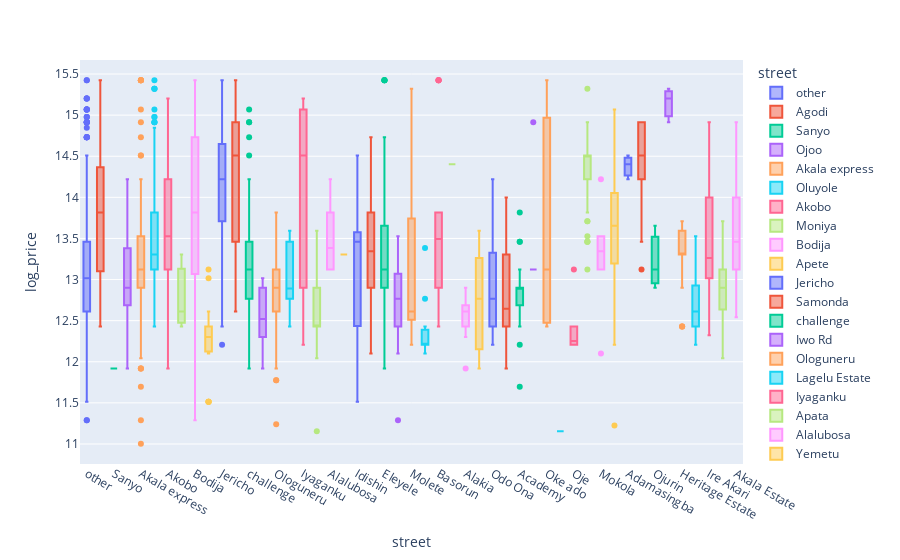

The notebook cell saved with this chart:
### Code cell
fig = px.box(df, x= 'street', y = "log_price", color = 'street')

fig.show()

### Figure 1 — Plotly figure (JSON) as saved in the notebook; plotly's stock layout.template omitted (floating-point values rounded to 4 significant figures; data arrays with more than 128 entries replaced by an {"elided": "..."} marker saying what was removed)
{"data": [{"alignmentgroup": "True", "hovertemplate": "street=%{x}<br>log_price=%{y}<extra></extra>", "legendgroup": "other", "marker": {"color": "#636efa"}, "name": "other", "notched": false, "offsetgroup": "other", "orientation": "v", "showlegend": true, "type": "box", "x": {"elided": "763 str values"}, "x0": " ", "xaxis": "x", "y": {"elided": "763 float values"}, "y0": " ", "yaxis": "y"}, {"alignmentgroup": "True", "hovertemplate": "street=%{x}<br>log_price=%{y}<extra></extra>", "legendgroup": "Agodi", "marker": {"color": "#EF553B"}, "name": "Agodi", "notched": false, "offsetgroup": "Agodi", "orientation": "v", "showlegend": true, "type": "box", "x": ["Agodi", "Agodi", "Agodi", "Agodi", "Agodi", "Agodi", "Agodi", "Agodi", "Agodi", "Agodi", "Agodi", "Agodi", "Agodi", "Agodi", "Agodi", "Agodi", "Agodi", "Agodi", "Agodi", "Agodi", "Agodi", "Agodi", "Agodi", "Agodi", "Agodi", "Agodi", "Agodi", "Agodi"], "x0": " ", "xaxis": "x", "y": [12.77, 14.91, 13.82, 13.53, 15.42, 13.82, 15.42, 13.3, 14.91, 13.82, 12.43, 14.22, 14.91, 14.51, 15.42, 13.82, 13.82, 13.53, 12.9, 12.43, 13.3, 12.43, 12.43, 13.82, 12.43, 13.82, 13.82, 13.3], "y0": " ", "yaxis": "y"}, {"alignmentgroup": "True", "hovertemplate": "street=%{x}<br>log_price=%{y}<extra></extra>", "legendgroup": "Sanyo", "marker": {"color": "#00cc96"}, "name": "Sanyo", "notched": false, "offsetgroup": "Sanyo", "orientation": "v", "showlegend": true, "type": "box", "x": ["Sanyo", "Sanyo"], "x0": " ", "xaxis": "x", "y": [11.92, 11.92], "y0": " ", "yaxis": "y"}, {"alignmentgroup": "True", "hovertemplate": "street=%{x}<br>log_price=%{y}<extra></extra>", "legendgroup": "Ojoo", "marker": {"color": "#ab63fa"}, "name": "Ojoo", "notched": false, "offsetgroup": "Ojoo", "orientation": "v", "showlegend": true, "type": "box", "x": ["Ojoo", "Ojoo", "Ojoo", "Ojoo", "Ojoo", "Ojoo", "Ojoo", "Ojoo", "Ojoo", "Ojoo", "Ojoo", "Ojoo", "Ojoo", "Ojoo", "Ojoo", "Ojoo", "Ojoo", "Ojoo", "Ojoo", "Ojoo", "Ojoo", "Ojoo", "Ojoo", "Ojoo"], "x0": " ", "xaxis": "x", "y": [12.43, 12.9, 12.9, 12.77, 12.61, 12.9, 12.43, 13.3, 12.61, 12.77, 14.08, 13.12, 13.12, 13.46, 13.46, 13.12, 13.02, 12.61, 13.59, 11.92, 12.9, 14.22, 12.9, 13.46], "y0": " ", "yaxis": "y"}, {"alignmentgroup": "True", "hovertemplate": "street=%{x}<br>log_price=%{y}<extra></extra>", "legendgroup": "Akala express", "marker": {"color": "#FFA15A"}, "name": "Akala express", "notched": false, "offsetgroup": "Akala express", "orientation": "v", "showlegend": true, "type": "box", "x": {"elided": "374 str values"}, "x0": " ", "xaxis": "x", "y": {"elided": "374 float values"}, "y0": " ", "yaxis": "y"}, {"alignmentgroup": "True", "hovertemplate": "street=%{x}<br>log_price=%{y}<extra></extra>", "legendgroup": "Oluyole", "marker": {"color": "#19d3f3"}, "name": "Oluyole", "notched": false, "offsetgroup": "Oluyole", "orientation": "v", "showlegend": true, "type": "box", "x": {"elided": "246 str values"}, "x0": " ", "xaxis": "x", "y": {"elided": "246 float values"}, "y0": " ", "yaxis": "y"}, {"alignmentgroup": "True", "hovertemplate": "street=%{x}<br>log_price=%{y}<extra></extra>", "legendgroup": "Akobo", "marker": {"color": "#FF6692"}, "name": "Akobo", "notched": false, "offsetgroup": "Akobo", "orientation": "v", "showlegend": true, "type": "box", "x": {"elided": "328 str values"}, "x0": " ", "xaxis": "x", "y": {"elided": "328 float values"}, "y0": " ", "yaxis": "y"}, {"alignmentgroup": "True", "hovertemplate": "street=%{x}<br>log_price=%{y}<extra></extra>", "legendgroup": "Moniya", "marker": {"color": "#B6E880"}, "name": "Moniya", "notched": false, "offsetgroup": "Moniya", "orientation": "v", "showlegend": true, "type": "box", "x": ["Moniya", "Moniya", "Moniya"], "x0": " ", "xaxis": "x", "y": [13.3, 12.61, 12.43], "y0": " ", "yaxis": "y"}, {"alignmentgroup": "True", "hovertemplate": "street=%{x}<br>log_price=%{y}<extra></extra>", "legendgroup": "Bodija", "marker": {"color": "#FF97FF"}, "name": "Bodija", "notched": false, "offsetgroup": "Bodija", "orientation": "v", "showlegend": true, "type": "box", "x": {"elided": "149 str values"}, "x0": " ", "xaxis": "x", "y": {"elided": "149 float values"}, "y0": " ", "yaxis": "y"}, {"alignmentgroup": "True", "hovertemplate": "street=%{x}<br>log_price=%{y}<extra></extra>", "legendgroup": "Apete", "marker": {"color": "#FECB52"}, "name": "Apete", "notched": false, "offsetgroup": "Apete", "orientation": "v", "showlegend": true, "type": "box", "x": ["Apete", "Apete", "Apete", "Apete", "Apete", "Apete", "Apete", "Apete", "Apete", "Apete", "Apete", "Apete", "Apete", "Apete", "Apete", "Apete", "Apete", "Apete", "Apete", "Apete", "Apete"], "x0": " ", "xaxis": "x", "y": [11.51, 12.13, 12.17, 12.43, 12.3, 12.43, 12.1, 11.51, 12.3, 12.43, 12.43, 11.51, 12.13, 12.17, 13.02, 13.12, 11.51, 12.61, 12.43, 12.51, 12.43], "y0": " ", "yaxis": "y"}, {"alignmentgroup": "True", "hovertemplate": "street=%{x}<br>log_price=%{y}<extra></extra>", "legendgroup": "Jericho", "marker": {"color": "#636efa"}, "name": "Jericho", "notched": false, "offsetgroup": "Jericho", "orientation": "v", "showlegend": true, "type": "box", "x": ["Jericho", "Jericho", "Jericho", "Jericho", "Jericho", "Jericho", "Jericho", "Jericho", "Jericho", "Jericho", "Jericho", "Jericho", "Jericho", "Jericho", "Jericho", "Jericho", "Jericho", "Jericho", "Jericho", "Jericho", "Jericho", "Jericho", "Jericho", "Jericho", "Jericho", "Jericho", "Jericho", "Jericho", "Jericho", "Jericho", "Jericho", "Jericho", "Jericho", "Jericho", "Jericho", "Jericho", "Jericho", "Jericho", "Jericho", "Jericho", "Jericho", "Jericho", "Jericho", "Jericho", "Jericho", "Jericho", "Jericho", "Jericho", "Jericho", "Jericho", "Jericho", "Jericho", "Jericho", "Jericho", "Jericho", "Jericho", "Jericho", "Jericho", "Jericho", "Jericho", "Jericho", "Jericho", "Jericho", "Jericho", "Jericho", "Jericho", "Jericho", "Jericho", "Jericho", "Jericho", "Jericho", "Jericho", "Jericho", "Jericho", "Jericho", "Jericho", "Jericho", "Jericho", "Jericho", "Jericho", "Jericho", "Jericho", "Jericho", "Jericho", "Jericho", "Jericho", "Jericho"], "x0": " ", "xaxis": "x", "y": [15.2, 14.08, 14.91, 14.51, 14.6, 15.2, 14.91, 13.71, 14.73, 15.2, 14.22, 14.65, 13.82, 12.61, 13.91, 14.08, 14.51, 14.73, 12.77, 14.73, 14.51, 14.73, 14.65, 14.51, 12.43, 13.71, 14.6, 14.73, 13.65, 13.53, 14.22, 14.0, 13.46, 12.61, 13.3, 14.0, 13.71, 14.65, 14.51, 12.9, 15.42, 13.71, 13.46, 14.6, 13.82, 15.32, 15.32, 13.82, 15.42, 14.08, 14.08, 13.71, 13.82, 14.6, 12.43, 14.65, 14.51, 14.73, 12.21, 12.77, 14.73, 14.51, 13.71, 13.71, 13.71, 14.51, 15.2, 14.51, 13.82, 14.51, 14.6, 13.82, 15.2, 13.02, 14.73, 13.82, 14.6, 14.51, 14.73, 14.22, 13.59, 13.38, 14.0, 12.9, 14.0, 13.53, 14.22], "y0": " ", "yaxis": "y"}, {"alignmentgroup": "True", "hovertemplate": "street=%{x}<br>log_price=%{y}<extra></extra>", "legendgroup": "Samonda", "marker": {"color": "#EF553B"}, "name": "Samonda", "notched": false, "offsetgroup": "Samonda", "orientation": "v", "showlegend": true, "type": "box", "x": ["Samonda", "Samonda", "Samonda", "Samonda", "Samonda", "Samonda", "Samonda", "Samonda", "Samonda", "Samonda", "Samonda", "Samonda", "Samonda"], "x0": " ", "xaxis": "x", "y": [14.91, 12.61, 14.91, 15.32, 14.91, 13.53, 13.46, 15.42, 14.91, 14.51, 12.77, 13.53, 13.46], "y0": " ", "yaxis": "y"}, {"alignmentgroup": "True", "hovertemplate": "street=%{x}<br>log_price=%{y}<extra></extra>", "legendgroup": "challenge", "marker": {"color": "#00cc96"}, "name": "challenge", "notched": false, "offsetgroup": "challenge", "orientation": "v", "showlegend": true, "type": "box", "x": ["challenge", "challenge", "challenge", "challenge", "challenge", "challenge", "challenge", "challenge", "challenge", "challenge", "challenge", "challenge", "challenge", "challenge", "challenge", "challenge", "challenge", "challenge", "challenge", "challenge", "challenge", "challenge", "challenge", "challenge", "challenge", "challenge", "challenge", "challenge", "challenge", "challenge", "challenge", "challenge", "challenge", "challenge", "challenge", "challenge", "challenge", "challenge", "challenge", "challenge", "challenge", "challenge", "challenge", "challenge", "challenge", "challenge", "challenge", "challenge", "challenge", "challenge", "challenge", "challenge", "challenge", "challenge", "challenge", "challenge", "challenge", "challenge", "challenge", "challenge", "challenge", "challenge", "challenge", "challenge", "challenge", "challenge", "challenge"], "x0": " ", "xaxis": "x", "y": [13.12, 13.46, 14.0, 13.12, 13.38, 13.02, 11.92, 12.21, 12.21, 12.9, 12.77, 13.38, 13.22, 12.61, 13.46, 12.77, 13.12, 14.91, 13.3, 12.9, 12.43, 12.9, 13.02, 12.51, 12.77, 12.61, 13.12, 13.12, 14.73, 13.38, 12.9, 13.12, 12.3, 12.3, 13.46, 13.3, 13.53, 13.46, 15.07, 13.59, 14.0, 12.35, 12.21, 14.22, 14.91, 14.51, 14.0, 12.1, 13.38, 13.12, 12.1, 13.12, 13.12, 13.46, 13.46, 13.12, 13.38, 13.12, 12.61, 12.21, 12.9, 13.46, 14.0, 14.0, 14.22, 12.9, 12.9], "y0": " ", "yaxis": "y"}, {"alignmentgroup": "True", "hovertemplate": "street=%{x}<br>log_price=%{y}<extra></extra>", "legendgroup": "Iwo Rd", "marker": {"color": "#ab63fa"}, "name": "Iwo Rd", "notched": false, "offsetgroup": "Iwo Rd", "orientation": "v", "showlegend": true, "type": "box", "x": ["Iwo Rd", "Iwo Rd", "Iwo Rd", "Iwo Rd", "Iwo Rd", "Iwo Rd", "Iwo Rd", "Iwo Rd", "Iwo Rd", "Iwo Rd", "Iwo Rd", "Iwo Rd", "Iwo Rd", "Iwo Rd"], "x0": " ", "xaxis": "x", "y": [12.9, 12.3, 12.3, 12.9, 12.43, 12.9, 12.9, 13.02, 13.02, 12.43, 12.61, 11.92, 11.92, 11.92], "y0": " ", "yaxis": "y"}, {"alignmentgroup": "True", "hovertemplate": "street=%{x}<br>log_price=%{y}<extra></extra>", "legendgroup": "Ologuneru", "marker": {"color": "#FFA15A"}, "name": "Ologuneru", "notched": false, "offsetgroup": "Ologuneru", "orientation": "v", "showlegend": true, "type": "box", "x": ["Ologuneru", "Ologuneru", "Ologuneru", "Ologuneru", "Ologuneru", "Ologuneru", "Ologuneru", "Ologuneru", "Ologuneru", "Ologuneru", "Ologuneru", "Ologuneru", "Ologuneru", "Ologuneru", "Ologuneru", "Ologuneru", "Ologuneru", "Ologuneru", "Ologuneru", "Ologuneru", "Ologuneru", "Ologuneru", "Ologuneru", "Ologuneru", "Ologuneru", "Ologuneru", "Ologuneru", "Ologuneru", "Ologuneru", "Ologuneru", "Ologuneru", "Ologuneru", "Ologuneru", "Ologuneru", "Ologuneru", "Ologuneru", "Ologuneru", "Ologuneru", "Ologuneru", "Ologuneru", "Ologuneru", "Ologuneru", "Ologuneru", "Ologuneru", "Ologuneru", "Ologuneru", "Ologuneru", "Ologuneru", "Ologuneru", "Ologuneru", "Ologuneru", "Ologuneru", "Ologuneru", "Ologuneru", "Ologuneru", "Ologuneru", "Ologuneru", "Ologuneru", "Ologuneru", "Ologuneru", "Ologuneru", "Ologuneru", "Ologuneru", "Ologuneru", "Ologuneru", "Ologuneru", "Ologuneru", "Ologuneru", "Ologuneru", "Ologuneru", "Ologuneru", "Ologuneru", "Ologuneru", "Ologuneru", "Ologuneru", "Ologuneru", "Ologuneru", "Ologuneru", "Ologuneru", "Ologuneru", "Ologuneru", "Ologuneru", "Ologuneru", "Ologuneru", "Ologuneru", "Ologuneru", "Ologuneru", "Ologuneru", "Ologuneru", "Ologuneru", "Ologuneru", "Ologuneru", "Ologuneru", "Ologuneru", "Ologuneru", "Ologuneru", "Ologuneru", "Ologuneru", "Ologuneru", "Ologuneru", "Ologuneru", "Ologuneru", "Ologuneru", "Ologuneru", "Ologuneru"], "x0": " ", "xaxis": "x", "y": [13.02, 13.46, 12.61, 12.77, 12.13, 13.12, 11.78, 12.68, 12.9, 12.77, 13.02, 12.9, 13.12, 12.21, 13.12, 12.9, 12.35, 12.21, 12.77, 13.12, 13.02, 13.02, 13.59, 12.77, 12.61, 13.12, 13.3, 13.3, 12.61, 12.9, 13.12, 12.21, 12.61, 13.12, 12.35, 13.3, 13.65, 12.21, 12.61, 12.61, 12.61, 12.9, 13.12, 12.61, 12.61, 13.02, 12.9, 12.9, 13.02, 13.65, 12.9, 13.3, 13.02, 12.68, 12.77, 12.13, 11.78, 12.9, 12.61, 12.61, 12.61, 13.12, 13.12, 13.65, 12.61, 13.02, 12.77, 13.12, 13.12, 12.9, 13.12, 12.77, 13.02, 12.43, 13.59, 12.21, 12.9, 12.61, 12.77, 12.43, 12.43, 12.43, 12.77, 12.77, 12.9, 12.21, 12.77, 12.9, 12.61, 13.82, 13.59, 12.43, 12.9, 13.65, 13.12, 11.92, 13.12, 13.02, 11.24, 12.61, 12.43, 12.61, 12.61, 13.59, 13.22], "y0": " ", "yaxis": "y"}, {"alignmentgroup": "True", "hovertemplate": "street=%{x}<br>log_price=%{y}<extra></extra>", "legendgroup": "Lagelu Estate", "marker": {"color": "#19d3f3"}, "name": "Lagelu Estate", "notched": false, "offsetgroup": "Lagelu Estate", "orientation": "v", "showlegend": true, "type": "box", "x": ["Lagelu Estate", "Lagelu Estate", "Lagelu Estate", "Lagelu Estate", "Lagelu Estate", "Lagelu Estate", "Lagelu Estate", "Lagelu Estate"], "x0": " ", "xaxis": "x", "y": [12.77, 13.46, 13.02, 12.43, 12.77, 13.59, 13.46, 12.77], "y0": " ", "yaxis": "y"}, {"alignmentgroup": "True", "hovertemplate": "street=%{x}<br>log_price=%{y}<extra></extra>", "legendgroup": "Iyaganku", "marker": {"color": "#FF6692"}, "name": "Iyaganku", "notched": false, "offsetgroup": "Iyaganku", "orientation": "v", "showlegend": true, "type": "box", "x": ["Iyaganku", "Iyaganku", "Iyaganku", "Iyaganku", "Iyaganku", "Iyaganku"], "x0": " ", "xaxis": "x", "y": [12.21, 12.9, 15.2, 14.51, 14.51, 15.07], "y0": " ", "yaxis": "y"}, {"alignmentgroup": "True", "hovertemplate": "street=%{x}<br>log_price=%{y}<extra></extra>", "legendgroup": "Apata", "marker": {"color": "#B6E880"}, "name": "Apata", "notched": false, "offsetgroup": "Apata", "orientation": "v", "showlegend": true, "type": "box", "x": ["Apata", "Apata", "Apata", "Apata", "Apata", "Apata", "Apata", "Apata", "Apata", "Apata", "Apata", "Apata", "Apata", "Apata", "Apata", "Apata", "Apata", "Apata", "Apata", "Apata", "Apata"], "x0": " ", "xaxis": "x", "y": [12.9, 12.43, 13.59, 12.61, 12.61, 12.77, 12.9, 12.43, 12.43, 12.9, 12.3, 13.12, 12.43, 12.1, 11.16, 12.04, 12.43, 13.3, 12.61, 12.43, 12.43], "y0": " ", "yaxis": "y"}, {"alignmentgroup": "True", "hovertemplate": "street=%{x}<br>log_price=%{y}<extra></extra>", "legendgroup": "Alalubosa", "marker": {"color": "#FF97FF"}, "name": "Alalubosa", "notched": false, "offsetgroup": "Alalubosa", "orientation": "v", "showlegend": true, "type": "box", "x": ["Alalubosa", "Alalubosa", "Alalubosa", "Alalubosa", "Alalubosa", "Alalubosa", "Alalubosa", "Alalubosa", "Alalubosa", "Alalubosa"], "x0": " ", "xaxis": "x", "y": [14.22, 13.38, 13.82, 13.38, 13.53, 13.12, 13.38, 13.12, 13.12, 13.82], "y0": " ", "yaxis": "y"}, {"alignmentgroup": "True", "hovertemplate": "street=%{x}<br>log_price=%{y}<extra></extra>", "legendgroup": "Yemetu", "marker": {"color": "#FECB52"}, "name": "Yemetu", "notched": false, "offsetgroup": "Yemetu", "orientation": "v", "showlegend": true, "type": "box", "x": ["Yemetu"], "x0": " ", "xaxis": "x", "y": [13.3], "y0": " ", "yaxis": "y"}, {"alignmentgroup": "True", "hovertemplate": "street=%{x}<br>log_price=%{y}<extra></extra>", "legendgroup": "Idishin", "marker": {"color": "#636efa"}, "name": "Idishin", "notched": false, "offsetgroup": "Idishin", "orientation": "v", "showlegend": true, "type": "box", "x": ["Idishin", "Idishin", "Idishin", "Idishin", "Idishin", "Idishin", "Idishin", "Idishin", "Idishin", "Idishin", "Idishin"], "x0": " ", "xaxis": "x", "y": [13.46, 13.71, 12.21, 13.59, 14.51, 13.46, 11.51, 13.12, 13.12, 13.53, 11.92], "y0": " ", "yaxis": "y"}, {"alignmentgroup": "True", "hovertemplate": "street=%{x}<br>log_price=%{y}<extra></extra>", "legendgroup": "Ring", "marker": {"color": "#EF553B"}, "name": "Ring", "notched": false, "offsetgroup": "Ring", "orientation": "v", "showlegend": true, "type": "box", "x": ["Ring", "Ring", "Ring", "Ring", "Ring", "Ring", "Ring", "Ring", "Ring", "Ring", "Ring", "Ring", "Ring", "Ring", "Ring", "Ring", "Ring", "Ring", "Ring", "Ring", "Ring", "Ring", "Ring", "Ring", "Ring", "Ring", "Ring", "Ring", "Ring", "Ring", "Ring", "Ring", "Ring", "Ring", "Ring", "Ring", "Ring", "Ring", "Ring", "Ring", "Ring", "Ring", "Ring", "Ring", "Ring", "Ring", "Ring", "Ring", "Ring", "Ring", "Ring", "Ring", "Ring", "Ring"], "x0": " ", "xaxis": "x", "y": [13.82, 12.1, 14.22, 13.3, 14.73, 13.59, 12.77, 13.02, 12.9, 12.61, 13.38, 12.9, 13.81, 13.3, 12.43, 12.43, 13.12, 12.43, 12.9, 14.35, 13.46, 14.22, 13.46, 13.12, 12.77, 13.59, 13.3, 13.82, 14.51, 13.53, 12.43, 14.29, 14.14, 13.46, 12.61, 13.46, 14.73, 12.35, 13.12, 12.9, 14.22, 14.22, 13.3, 12.9, 13.38, 12.43, 14.73, 13.53, 13.59, 12.77, 13.46, 13.02, 14.22, 13.02], "y0": " ", "yaxis": "y"}, {"alignmentgroup": "True", "hovertemplate": "street=%{x}<br>log_price=%{y}<extra></extra>", "legendgroup": "Eleyele", "marker": {"color": "#00cc96"}, "name": "Eleyele", "notched": false, "offsetgroup": "Eleyele", "orientation": "v", "showlegend": true, "type": "box", "x": ["Eleyele", "Eleyele", "Eleyele", "Eleyele", "Eleyele", "Eleyele", "Eleyele", "Eleyele", "Eleyele", "Eleyele", "Eleyele", "Eleyele", "Eleyele", "Eleyele", "Eleyele", "Eleyele", "Eleyele", "Eleyele", "Eleyele", "Eleyele", "Eleyele", "Eleyele", "Eleyele", "Eleyele", "Eleyele", "Eleyele", "Eleyele", "Eleyele", "Eleyele", "Eleyele", "Eleyele", "Eleyele", "Eleyele", "Eleyele", "Eleyele", "Eleyele", "Eleyele", "Eleyele", "Eleyele"], "x0": " ", "xaxis": "x", "y": [14.73, 13.12, 13.46, 12.9, 13.12, 13.12, 13.65, 13.59, 13.3, 13.12, 12.77, 13.12, 12.77, 15.42, 14.29, 13.46, 13.12, 12.9, 11.92, 12.9, 13.65, 13.02, 12.77, 13.49, 13.12, 15.42, 15.42, 15.42, 13.82, 14.0, 12.77, 13.46, 12.77, 13.49, 12.9, 13.22, 13.12, 12.04, 13.65], "y0": " ", "yaxis": "y"}, {"alignmentgroup": "True", "hovertemplate": "street=%{x}<br>log_price=%{y}<extra></extra>", "legendgroup": "Soka", "marker": {"color": "#ab63fa"}, "name": "Soka", "notched": false, "offsetgroup": "Soka", "orientation": "v", "showlegend": true, "type": "box", "x": ["Soka", "Soka", "Soka", "Soka", "Soka", "Soka", "Soka", "Soka", "Soka", "Soka", "Soka", "Soka", "Soka", "Soka", "Soka", "Soka", "Soka", "Soka", "Soka", "Soka", "Soka", "Soka", "Soka", "Soka", "Soka", "Soka", "Soka", "Soka", "Soka", "Soka", "Soka", "Soka", "Soka", "Soka", "Soka", "Soka"], "x0": " ", "xaxis": "x", "y": [12.77, 12.61, 12.21, 12.43, 12.68, 11.29, 13.3, 12.61, 12.35, 12.21, 12.43, 12.77, 13.02, 13.02, 12.9, 13.12, 12.43, 13.12, 12.61, 13.12, 12.77, 12.77, 13.38, 13.47, 12.68, 12.61, 12.9, 12.43, 13.46, 13.46, 12.43, 12.77, 12.1, 12.77, 13.53, 12.21], "y0": " ", "yaxis": "y"}, {"alignmentgroup": "True", "hovertemplate": "street=%{x}<br>log_price=%{y}<extra></extra>", "legendgroup": "Molete", "marker": {"color": "#FFA15A"}, "name": "Molete", "notched": false, "offsetgroup": "Molete", "orientation": "v", "showlegend": true, "type": "box", "x": ["Molete", "Molete", "Molete", "Molete", "Molete"], "x0": " ", "xaxis": "x", "y": [12.61, 12.21, 13.22, 15.32, 12.61], "y0": " ", "yaxis": "y"}, {"alignmentgroup": "True", "hovertemplate": "street=%{x}<br>log_price=%{y}<extra></extra>", "legendgroup": "Agbowo", "marker": {"color": "#19d3f3"}, "name": "Agbowo", "notched": false, "offsetgroup": "Agbowo", "orientation": "v", "showlegend": true, "type": "box", "x": ["Agbowo", "Agbowo", "Agbowo", "Agbowo", "Agbowo", "Agbowo", "Agbowo", "Agbowo", "Agbowo", "Agbowo", "Agbowo", "Agbowo", "Agbowo", "Agbowo"], "x0": " ", "xaxis": "x", "y": [12.21, 12.39, 12.13, 12.21, 12.21, 12.21, 12.21, 12.43, 12.21, 12.21, 13.38, 12.77, 12.21, 12.1], "y0": " ", "yaxis": "y"}, {"alignmentgroup": "True", "hovertemplate": "street=%{x}<br>log_price=%{y}<extra></extra>", "legendgroup": "Basorun", "marker": {"color": "#FF6692"}, "name": "Basorun", "notched": false, "offsetgroup": "Basorun", "orientation": "v", "showlegend": true, "type": "box", "x": ["Basorun", "Basorun", "Basorun", "Basorun", "Basorun", "Basorun", "Basorun", "Basorun", "Basorun", "Basorun", "Basorun", "Basorun", "Basorun", "Basorun", "Basorun", "Basorun", "Basorun", "Basorun", "Basorun", "Basorun"], "x0": " ", "xaxis": "x", "y": [12.43, 15.42, 13.53, 12.77, 13.12, 13.46, 12.9, 15.42, 15.42, 15.42, 12.9, 13.46, 12.61, 13.82, 13.59, 12.9, 13.12, 13.82, 13.82, 13.59], "y0": " ", "yaxis": "y"}, {"alignmentgroup": "True", "hovertemplate": "street=%{x}<br>log_price=%{y}<extra></extra>", "legendgroup": "Okebola", "marker": {"color": "#B6E880"}, "name": "Okebola", "notched": false, "offsetgroup": "Okebola", "orientation": "v", "showlegend": true, "type": "box", "x": ["Okebola"], "x0": " ", "xaxis": "x", "y": [14.4], "y0": " ", "yaxis": "y"}, {"alignmentgroup": "True", "hovertemplate": "street=%{x}<br>log_price=%{y}<extra></extra>", "legendgroup": "Alakia", "marker": {"color": "#FF97FF"}, "name": "Alakia", "notched": false, "offsetgroup": "Alakia", "orientation": "v", "showlegend": true, "type": "box", "x": ["Alakia", "Alakia", "Alakia", "Alakia", "Alakia", "Alakia", "Alakia", "Alakia", "Alakia", "Alakia", "Alakia", "Alakia", "Alakia", "Alakia", "Alakia", "Alakia", "Alakia", "Alakia", "Alakia", "Alakia"], "x0": " ", "xaxis": "x", "y": [12.61, 12.43, 12.77, 12.61, 12.43, 11.92, 12.3, 12.43, 12.43, 12.61, 12.43, 12.61, 12.61, 12.77, 12.43, 12.77, 12.43, 12.61, 12.9, 12.77], "y0": " ", "yaxis": "y"}, {"alignmentgroup": "True", "hovertemplate": "street=%{x}<br>log_price=%{y}<extra></extra>", "legendgroup": "Orogun", "marker": {"color": "#FECB52"}, "name": "Orogun", "notched": false, "offsetgroup": "Orogun", "orientation": "v", "showlegend": true, "type": "box", "x": ["Orogun", "Orogun", "Orogun", "Orogun", "Orogun", "Orogun", "Orogun", "Orogun", "Orogun", "Orogun", "Orogun", "Orogun", "Orogun", "Orogun", "Orogun", "Orogun"], "x0": " ", "xaxis": "x", "y": [12.1, 11.92, 13.59, 13.59, 12.1, 12.21, 13.22, 12.43, 12.43, 13.3, 13.3, 12.77, 13.12, 13.22, 12.1, 12.77], "y0": " ", "yaxis": "y"}, {"alignmentgroup": "True", "hovertemplate": "street=%{x}<br>log_price=%{y}<extra></extra>", "legendgroup": "Odo Ona", "marker": {"color": "#636efa"}, "name": "Odo Ona", "notched": false, "offsetgroup": "Odo Ona", "orientation": "v", "showlegend": true, "type": "box", "x": ["Odo Ona", "Odo Ona", "Odo Ona", "Odo Ona", "Odo Ona", "Odo Ona", "Odo Ona", "Odo Ona", "Odo Ona", "Odo Ona", "Odo Ona", "Odo Ona", "Odo Ona", "Odo Ona", "Odo Ona", "Odo Ona", "Odo Ona", "Odo Ona", "Odo Ona", "Odo Ona", "Odo Ona", "Odo Ona", "Odo Ona", "Odo Ona", "Odo Ona"], "x0": " ", "xaxis": "x", "y": [13.38, 12.3, 12.54, 13.3, 12.77, 13.46, 13.46, 12.61, 12.77, 13.65, 12.43, 12.77, 12.9, 14.22, 13.3, 12.21, 12.43, 12.43, 12.9, 12.43, 12.61, 13.38, 12.9, 12.21, 12.77], "y0": " ", "yaxis": "y"}, {"alignmentgroup": "True", "hovertemplate": "street=%{x}<br>log_price=%{y}<extra></extra>", "legendgroup": "New Garage", "marker": {"color": "#EF553B"}, "name": "New Garage", "notched": false, "offsetgroup": "New Garage", "orientation": "v", "showlegend": true, "type": "box", "x": ["New Garage", "New Garage", "New Garage", "New Garage", "New Garage", "New Garage", "New Garage", "New Garage", "New Garage", "New Garage", "New Garage", "New Garage", "New Garage", "New Garage", "New Garage", "New Garage", "New Garage", "New Garage", "New Garage", "New Garage"], "x0": " ", "xaxis": "x", "y": [12.21, 12.43, 12.43, 12.51, 12.64, 13.02, 13.3, 14.0, 13.82, 13.3, 12.43, 12.43, 12.64, 13.53, 13.3, 12.51, 11.92, 12.9, 13.12, 12.04], "y0": " ", "yaxis": "y"}, {"alignmentgroup": "True", "hovertemplate": "street=%{x}<br>log_price=%{y}<extra></extra>", "legendgroup": "Academy", "marker": {"color": "#00cc96"}, "name": "Academy", "notched": false, "offsetgroup": "Academy", "orientation": "v", "showlegend": true, "type": "box", "x": ["Academy", "Academy", "Academy", "Academy", "Academy", "Academy", "Academy", "Academy", "Academy", "Academy", "Academy", "Academy", "Academy", "Academy", "Academy", "Academy", "Academy", "Academy", "Academy", "Academy", "Academy", "Academy", "Academy", "Academy", "Academy", "Academy", "Academy", "Academy", "Academy", "Academy", "Academy", "Academy"], "x0": " ", "xaxis": "x", "y": [12.9, 13.12, 12.21, 12.43, 12.9, 12.43, 12.77, 12.9, 13.82, 12.9, 13.02, 12.77, 11.7, 12.9, 12.9, 12.61, 12.9, 12.77, 13.12, 12.43, 12.9, 13.46, 12.9, 12.77, 12.77, 12.9, 12.61, 12.61, 13.12, 12.9, 13.46, 12.77], "y0": " ", "yaxis": "y"}, {"alignmentgroup": "True", "hovertemplate": "street=%{x}<br>log_price=%{y}<extra></extra>", "legendgroup": "Oremeji", "marker": {"color": "#ab63fa"}, "name": "Oremeji", "notched": false, "offsetgroup": "Oremeji", "orientation": "v", "showlegend": true, "type": "box", "x": ["Oremeji", "Oremeji", "Oremeji", "Oremeji", "Oremeji", "Oremeji", "Oremeji", "Oremeji", "Oremeji"], "x0": " ", "xaxis": "x", "y": [14.91, 13.12, 13.12, 13.12, 13.12, 13.12, 13.12, 13.12, 13.12], "y0": " ", "yaxis": "y"}, {"alignmentgroup": "True", "hovertemplate": "street=%{x}<br>log_price=%{y}<extra></extra>", "legendgroup": "Oke ado", "marker": {"color": "#FFA15A"}, "name": "Oke ado", "notched": false, "offsetgroup": "Oke ado", "orientation": "v", "showlegend": true, "type": "box", "x": ["Oke ado", "Oke ado", "Oke ado", "Oke ado", "Oke ado", "Oke ado", "Oke ado"], "x0": " ", "xaxis": "x", "y": [13.12, 15.42, 13.59, 15.42, 12.61, 12.43, 12.43], "y0": " ", "yaxis": "y"}, {"alignmentgroup": "True", "hovertemplate": "street=%{x}<br>log_price=%{y}<extra></extra>", "legendgroup": "Olorunsogo", "marker": {"color": "#19d3f3"}, "name": "Olorunsogo", "notched": false, "offsetgroup": "Olorunsogo", "orientation": "v", "showlegend": true, "type": "box", "x": ["Olorunsogo"], "x0": " ", "xaxis": "x", "y": [11.16], "y0": " ", "yaxis": "y"}, {"alignmentgroup": "True", "hovertemplate": "street=%{x}<br>log_price=%{y}<extra></extra>", "legendgroup": "Oje", "marker": {"color": "#FF6692"}, "name": "Oje", "notched": false, "offsetgroup": "Oje", "orientation": "v", "showlegend": true, "type": "box", "x": ["Oje", "Oje", "Oje", "Oje", "Oje", "Oje"], "x0": " ", "xaxis": "x", "y": [12.21, 12.21, 12.21, 13.12, 12.43, 12.3], "y0": " ", "yaxis": "y"}, {"alignmentgroup": "True", "hovertemplate": "street=%{x}<br>log_price=%{y}<extra></extra>", "legendgroup": "Kolapo Ishola", "marker": {"color": "#B6E880"}, "name": "Kolapo Ishola", "notched": false, "offsetgroup": "Kolapo Ishola", "orientation": "v", "showlegend": true, "type": "box", "x": ["Kolapo Ishola", "Kolapo Ishola", "Kolapo Ishola", "Kolapo Ishola", "Kolapo Ishola", "Kolapo Ishola", "Kolapo Ishola", "Kolapo Ishola", "Kolapo Ishola", "Kolapo Ishola", "Kolapo Ishola", "Kolapo Ishola", "Kolapo Ishola", "Kolapo Ishola", "Kolapo Ishola", "Kolapo Ishola", "Kolapo Ishola", "Kolapo Ishola", "Kolapo Ishola", "Kolapo Ishola", "Kolapo Ishola", "Kolapo Ishola", "Kolapo Ishola", "Kolapo Ishola", "Kolapo Ishola", "Kolapo Ishola", "Kolapo Ishola", "Kolapo Ishola", "Kolapo Ishola", "Kolapo Ishola", "Kolapo Ishola", "Kolapo Ishola", "Kolapo Ishola", "Kolapo Ishola", "Kolapo Ishola", "Kolapo Ishola", "Kolapo Ishola", "Kolapo Ishola", "Kolapo Ishola", "Kolapo Ishola", "Kolapo Ishola", "Kolapo Ishola", "Kolapo Ishola", "Kolapo Ishola", "Kolapo Ishola", "Kolapo Ishola", "Kolapo Ishola", "Kolapo Ishola", "Kolapo Ishola", "Kolapo Ishola", "Kolapo Ishola", "Kolapo Ishola", "Kolapo Ishola", "Kolapo Ishola", "Kolapo Ishola", "Kolapo Ishola", "Kolapo Ishola", "Kolapo Ishola", "Kolapo Ishola", "Kolapo Ishola", "Kolapo Ishola", "Kolapo Ishola", "Kolapo Ishola", "Kolapo Ishola", "Kolapo Ishola", "Kolapo Ishola", "Kolapo Ishola", "Kolapo Ishola", "Kolapo Ishola"], "x0": " ", "xaxis": "x", "y": [14.73, 14.51, 14.22, 13.46, 14.22, 14.51, 14.51, 14.0, 14.08, 14.29, 14.0, 13.82, 14.22, 14.51, 14.91, 14.73, 14.08, 14.51, 14.73, 14.51, 14.51, 15.32, 13.71, 14.4, 13.12, 14.73, 14.73, 14.91, 14.73, 13.82, 14.22, 14.22, 13.53, 14.22, 14.22, 14.91, 14.51, 14.51, 14.51, 14.29, 14.22, 14.4, 14.51, 14.4, 14.51, 14.91, 14.51, 14.91, 14.4, 14.91, 14.4, 14.4, 13.71, 14.91, 14.4, 14.91, 14.4, 14.51, 14.51, 14.0, 14.51, 14.22, 13.46, 13.46, 14.51, 14.51, 14.91, 14.51, 14.22], "y0": " ", "yaxis": "y"}, {"alignmentgroup": "True", "hovertemplate": "street=%{x}<br>log_price=%{y}<extra></extra>", "legendgroup": "Mokola", "marker": {"color": "#FF97FF"}, "name": "Mokola", "notched": false, "offsetgroup": "Mokola", "orientation": "v", "showlegend": true, "type": "box", "x": ["Mokola", "Mokola", "Mokola", "Mokola", "Mokola", "Mokola"], "x0": " ", "xaxis": "x", "y": [13.53, 14.22, 13.12, 13.38, 12.1, 13.3], "y0": " ", "yaxis": "y"}, {"alignmentgroup": "True", "hovertemplate": "street=%{x}<br>log_price=%{y}<extra></extra>", "legendgroup": "Ikolaba", "marker": {"color": "#FECB52"}, "name": "Ikolaba", "notched": false, "offsetgroup": "Ikolaba", "orientation": "v", "showlegend": true, "type": "box", "x": ["Ikolaba", "Ikolaba", "Ikolaba", "Ikolaba", "Ikolaba", "Ikolaba", "Ikolaba", "Ikolaba", "Ikolaba", "Ikolaba", "Ikolaba", "Ikolaba", "Ikolaba", "Ikolaba", "Ikolaba", "Ikolaba", "Ikolaba", "Ikolaba", "Ikolaba", "Ikolaba", "Ikolaba", "Ikolaba", "Ikolaba", "Ikolaba", "Ikolaba", "Ikolaba", "Ikolaba", "Ikolaba", "Ikolaba", "Ikolaba", "Ikolaba", "Ikolaba", "Ikolaba"], "x0": " ", "xaxis": "x", "y": [14.91, 15.07, 14.22, 14.0, 14.0, 13.22, 13.12, 13.82, 13.65, 13.59, 13.65, 11.23, 13.12, 15.07, 13.12, 14.22, 14.73, 14.51, 12.21, 13.12, 13.12, 13.59, 13.12, 13.59, 14.91, 14.0, 13.65, 13.82, 13.82, 13.65, 13.59, 14.0, 14.0], "y0": " ", "yaxis": "y"}, {"alignmentgroup": "True", "hovertemplate": "street=%{x}<br>log_price=%{y}<extra></extra>", "legendgroup": "Adamasingba", "marker": {"color": "#636efa"}, "name": "Adamasingba", "notched": false, "offsetgroup": "Adamasingba", "orientation": "v", "showlegend": true, "type": "box", "x": ["Adamasingba", "Adamasingba", "Adamasingba"], "x0": " ", "xaxis": "x", "y": [14.4, 14.51, 14.22], "y0": " ", "yaxis": "y"}, {"alignmentgroup": "True", "hovertemplate": "street=%{x}<br>log_price=%{y}<extra></extra>", "legendgroup": "Carlton Gate", "marker": {"color": "#EF553B"}, "name": "Carlton Gate", "notched": false, "offsetgroup": "Carlton Gate", "orientation": "v", "showlegend": true, "type": "box", "x": ["Carlton Gate", "Carlton Gate", "Carlton Gate", "Carlton Gate", "Carlton Gate", "Carlton Gate", "Carlton Gate", "Carlton Gate", "Carlton Gate", "Carlton Gate", "Carlton Gate", "Carlton Gate", "Carlton Gate", "Carlton Gate", "Carlton Gate", "Carlton Gate", "Carlton Gate", "Carlton Gate", "Carlton Gate", "Carlton Gate", "Carlton Gate", "Carlton Gate"], "x0": " ", "xaxis": "x", "y": [14.91, 14.91, 13.12, 14.22, 13.46, 14.91, 14.4, 14.51, 14.91, 14.51, 13.82, 14.73, 14.51, 14.91, 14.91, 14.22, 14.0, 14.91, 14.4, 14.51, 14.4, 14.22], "y0": " ", "yaxis": "y"}, {"alignmentgroup": "True", "hovertemplate": "street=%{x}<br>log_price=%{y}<extra></extra>", "legendgroup": "Ojurin", "marker": {"color": "#00cc96"}, "name": "Ojurin", "notched": false, "offsetgroup": "Ojurin", "orientation": "v", "showlegend": true, "type": "box", "x": ["Ojurin", "Ojurin", "Ojurin"], "x0": " ", "xaxis": "x", "y": [13.65, 12.9, 13.12], "y0": " ", "yaxis": "y"}, {"alignmentgroup": "True", "hovertemplate": "street=%{x}<br>log_price=%{y}<extra></extra>", "legendgroup": "Onireke Gra", "marker": {"color": "#ab63fa"}, "name": "Onireke Gra", "notched": false, "offsetgroup": "Onireke Gra", "orientation": "v", "showlegend": true, "type": "box", "x": ["Onireke Gra", "Onireke Gra", "Onireke Gra"], "x0": " ", "xaxis": "x", "y": [15.32, 15.2, 14.91], "y0": " ", "yaxis": "y"}, {"alignmentgroup": "True", "hovertemplate": "street=%{x}<br>log_price=%{y}<extra></extra>", "legendgroup": "Heritage Estate", "marker": {"color": "#FFA15A"}, "name": "Heritage Estate", "notched": false, "offsetgroup": "Heritage Estate", "orientation": "v", "showlegend": true, "type": "box", "x": ["Heritage Estate", "Heritage Estate", "Heritage Estate", "Heritage Estate", "Heritage Estate", "Heritage Estate", "Heritage Estate", "Heritage Estate", "Heritage Estate", "Heritage Estate", "Heritage Estate", "Heritage Estate", "Heritage Estate", "Heritage Estate", "Heritage Estate", "Heritage Estate", "Heritage Estate", "Heritage Estate", "Heritage Estate", "Heritage Estate", "Heritage Estate", "Heritage Estate", "Heritage Estate"], "x0": " ", "xaxis": "x", "y": [13.59, 13.71, 13.46, 13.59, 13.38, 13.59, 13.3, 13.3, 13.65, 13.3, 13.46, 13.65, 13.59, 13.3, 12.9, 13.3, 13.65, 13.3, 13.3, 12.43, 12.43, 13.12, 12.43], "y0": " ", "yaxis": "y"}, {"alignmentgroup": "True", "hovertemplate": "street=%{x}<br>log_price=%{y}<extra></extra>", "legendgroup": "Kuola", "marker": {"color": "#19d3f3"}, "name": "Kuola", "notched": false, "offsetgroup": "Kuola", "orientation": "v", "showlegend": true, "type": "box", "x": ["Kuola", "Kuola", "Kuola", "Kuola", "Kuola", "Kuola", "Kuola", "Kuola", "Kuola", "Kuola", "Kuola", "Kuola", "Kuola"], "x0": " ", "xaxis": "x", "y": [13.53, 13.02, 12.9, 12.43, 12.43, 12.9, 12.61, 12.9, 12.21, 12.43, 12.43, 12.61, 13.02], "y0": " ", "yaxis": "y"}, {"alignmentgroup": "True", "hovertemplate": "street=%{x}<br>log_price=%{y}<extra></extra>", "legendgroup": "Ire Akari", "marker": {"color": "#FF6692"}, "name": "Ire Akari", "notched": false, "offsetgroup": "Ire Akari", "orientation": "v", "showlegend": true, "type": "box", "x": ["Ire Akari", "Ire Akari", "Ire Akari", "Ire Akari", "Ire Akari", "Ire Akari", "Ire Akari", "Ire Akari", "Ire Akari", "Ire Akari", "Ire Akari", "Ire Akari", "Ire Akari", "Ire Akari", "Ire Akari", "Ire Akari", "Ire Akari", "Ire Akari", "Ire Akari", "Ire Akari", "Ire Akari", "Ire Akari"], "x0": " ", "xaxis": "x", "y": [12.77, 12.77, 14.0, 14.0, 13.12, 14.0, 13.53, 13.3, 13.02, 14.51, 12.9, 12.9, 13.12, 13.22, 13.12, 13.12, 14.0, 13.46, 13.46, 14.91, 13.59, 12.32], "y0": " ", "yaxis": "y"}, {"alignmentgroup": "True", "hovertemplate": "street=%{x}<br>log_price=%{y}<extra></extra>", "legendgroup": "Elewuro", "marker": {"color": "#B6E880"}, "name": "Elewuro", "notched": false, "offsetgroup": "Elewuro", "orientation": "v", "showlegend": true, "type": "box", "x": ["Elewuro", "Elewuro", "Elewuro", "Elewuro", "Elewuro", "Elewuro", "Elewuro", "Elewuro", "Elewuro", "Elewuro", "Elewuro", "Elewuro", "Elewuro", "Elewuro", "Elewuro"], "x0": " ", "xaxis": "x", "y": [13.46, 12.61, 13.12, 13.12, 13.12, 13.12, 12.9, 13.71, 12.9, 12.43, 12.04, 12.77, 12.71, 12.77, 12.61], "y0": " ", "yaxis": "y"}, {"alignmentgroup": "True", "hovertemplate": "street=%{x}<br>log_price=%{y}<extra></extra>", "legendgroup": "Akala Estate", "marker": {"color": "#FF97FF"}, "name": "Akala Estate", "notched": false, "offsetgroup": "Akala Estate", "orientation": "v", "showlegend": true, "type": "box", "x": ["Akala Estate", "Akala Estate", "Akala Estate", "Akala Estate", "Akala Estate", "Akala Estate", "Akala Estate", "Akala Estate", "Akala Estate", "Akala Estate", "Akala Estate", "Akala Estate", "Akala Estate", "Akala Estate", "Akala Estate"], "x0": " ", "xaxis": "x", "y": [12.54, 14.0, 12.77, 13.46, 13.59, 13.12, 14.22, 13.12, 12.61, 13.12, 13.12, 14.22, 13.82, 14.91, 14.0], "y0": " ", "yaxis": "y"}], "layout": {"boxmode": "overlay", "legend": {"title": {"text": "street"}, "tracegroupgap": 0}, "margin": {"t": 60}, "xaxis": {"anchor": "y", "categoryarray": ["other", "Agodi", "Sanyo", "Ojoo", "Akala express", "Oluyole", "Akobo", "Moniya", "Bodija", "Apete", "Jericho", "Samonda", "challenge", "Iwo Rd", "Ologuneru", "Lagelu Estate", "Iyaganku", "Apata", "Alalubosa", "Yemetu", "Idishin", "Ring", "Eleyele", "Soka", "Molete", "Agbowo", "Basorun", "Okebola", "Alakia", "Orogun", "Odo Ona", "New Garage", "Academy", "Oremeji", "Oke ado", "Olorunsogo", "Oje", "Kolapo Ishola", "Mokola", "Ikolaba", "Adamasingba", "Carlton Gate", "Ojurin", "Onireke Gra", "Heritage Estate", "Kuola", "Ire Akari", "Elewuro", "Akala Estate"], "categoryorder": "array", "domain": [0, 1], "title": {"text": "street"}}, "yaxis": {"anchor": "x", "domain": [0, 1], "title": {"text": "log_price"}}}}
